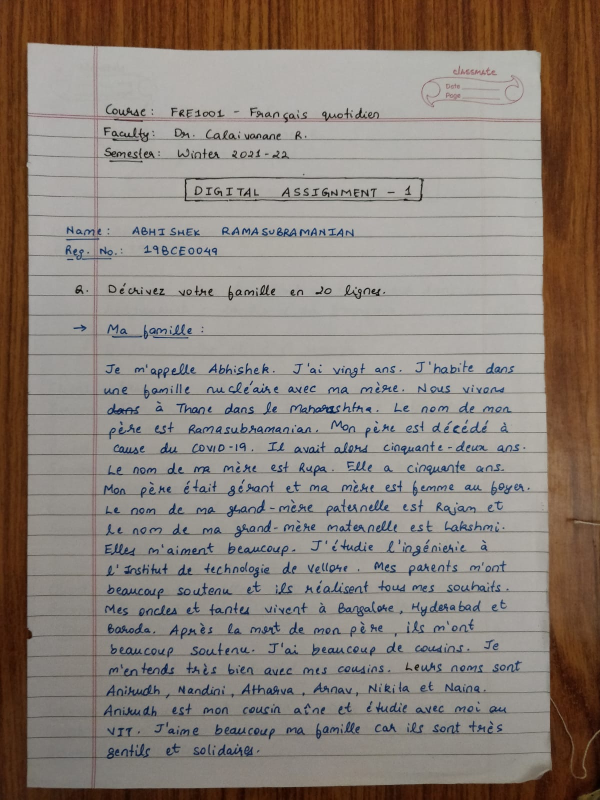
#> input picture ocr/test.jpeg, 1200 x 1599 px (shown at 1/2 size)
$ python temp2.py
#> lines starting #> are read from the running program, lines starting #| are printed output that depends on the picture; after the words box and inside, x2 and y2 are one past the last pixel; in counts of white or black regions, pixels touching at a corner belong together
import cv2
import pytesseract

pytesseract.pytesseract.tesseract_cmd = r"C:\Program Files\Tesseract-OCR\tesseract.exe"
cv2.namedWindow("output", cv2.WINDOW_NORMAL)
# Grayscale, Gaussian blur, Otsu's threshold
image = cv2.imread("test.jpeg")
#> image is the input picture: shape (1599, 1200, 3); mean B, G, R 122.6, 130.6, 140.7
gray = cv2.cvtColor(image, cv2.COLOR_BGR2GRAY)
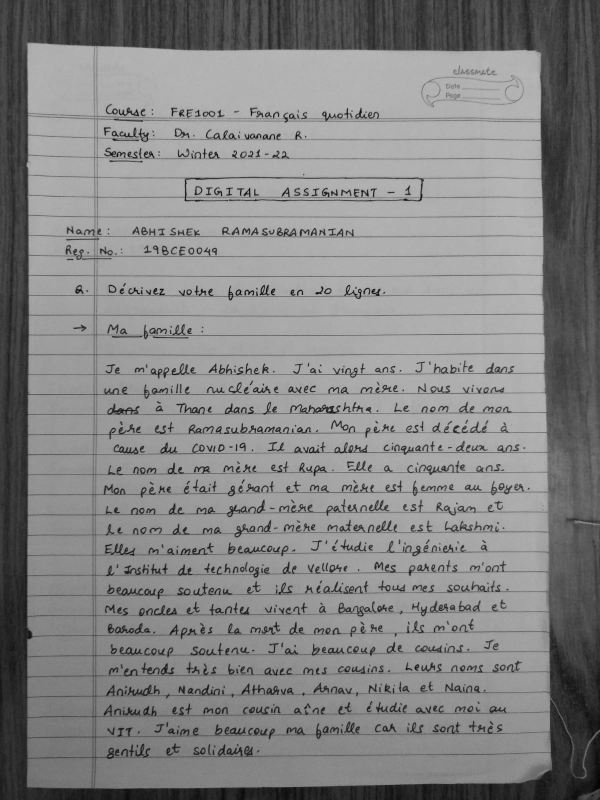
#> gray: shape (1599, 1200) (shown at 1/2 size); min 0, max 195, mean 132.7
blur = cv2.GaussianBlur(gray, (3, 3), 0)
# thresh = cv2.threshold(gray, 0, 255, cv2.THRESH_BINARY_INV + cv2.THRESH_OTSU)[1]
thresh = cv2.threshold(blur, 0, 255, cv2.THRESH_BINARY_INV + cv2.THRESH_OTSU)[1]
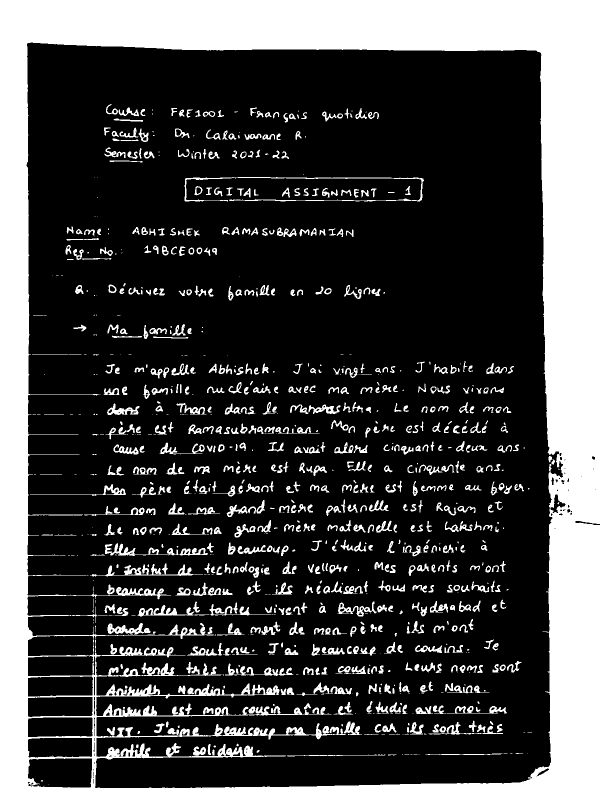
#> thresh: shape (1599, 1200) (shown at 1/2 size); 26.7% white; 979 white regions (305 under 20 px), largest, box (x1, y1, x2, y2) and area: (0, 0, 1200, 1599) 417330, (369, 354, 848, 403) 2188, (180, 1127, 406, 1154) 1584

# Morph open to remove noise and invert image
# kernel = cv2.getStructuringElement(cv2.MORPH_RECT, (3, 3))
# opening = cv2.morphologyEx(thresh, cv2.MORPH_OPEN, kernel, iterations=1)
# invert = 255 - opening
invert = 255 - thresh
invertS = cv2.resize(invert, (720, 1080))
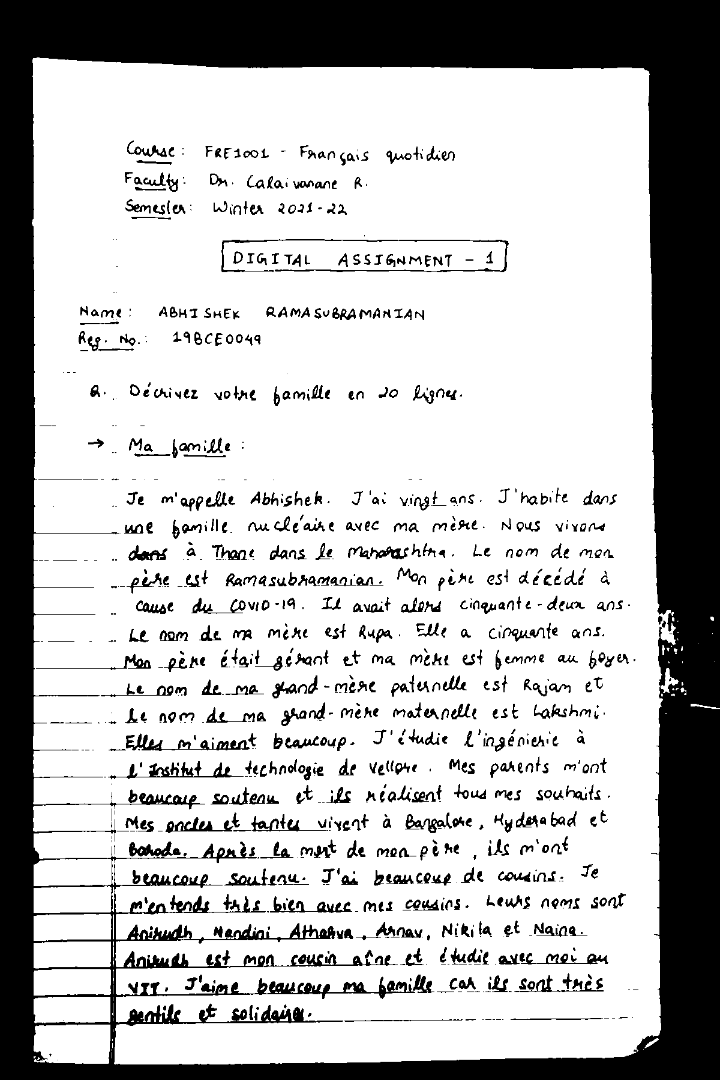
#> invertS: shape (1080, 720); min 0, max 255, mean 186.8
# Perform text extraction
#> (the run stopped early here; a loop or call above may not have finished)

$ run again, with ocr/another_sample_text.jpeg copied over ocr/test.jpeg
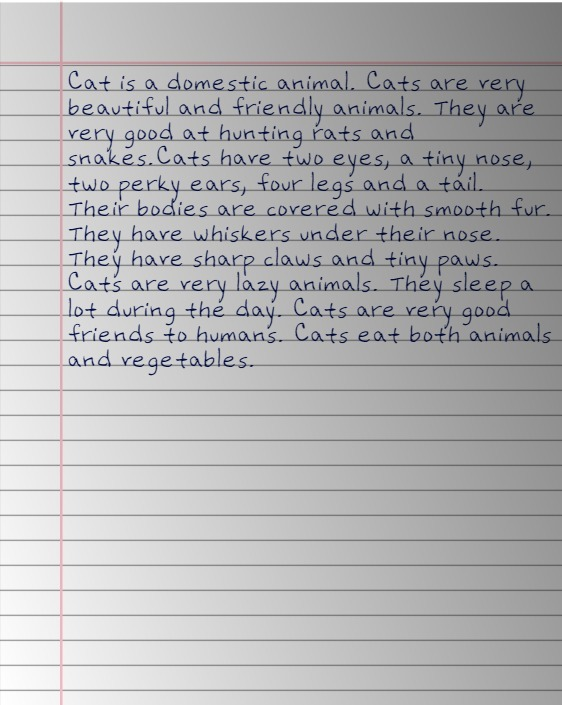
#> input picture ocr/another_sample_text.jpeg, 562 x 705 px
#> image is the input picture: shape (705, 562, 3); mean B, G, R 180, 178.5, 178.6
#> `thresh = cv2.threshold(blur, 0, 255, cv2.THRESH_BINARY_INV + cv2.THRES..`:
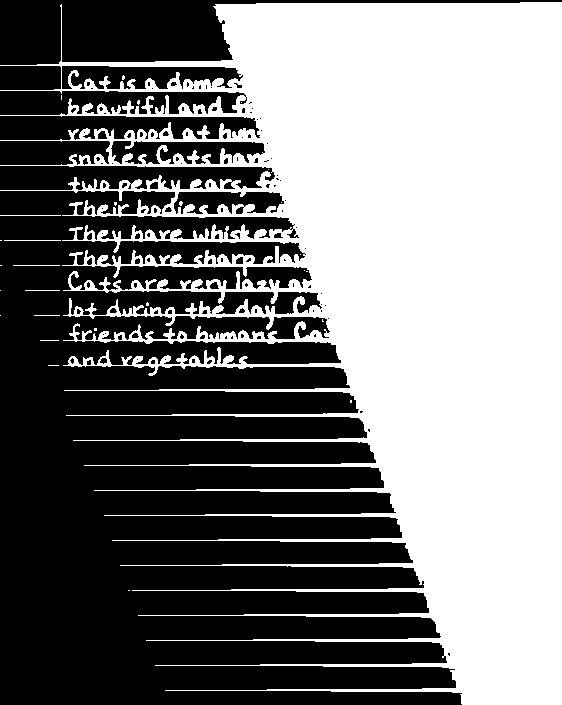
#> thresh: shape (705, 562); 47.7% white; 28 white regions (22 under 20 px), largest, box (x1, y1, x2, y2) and area: (0, 2, 562, 705) 188687, (0, 215, 61, 216) 61, (4, 240, 61, 241) 57, (13, 265, 60, 266) 47, (25, 290, 60, 291) 35, (34, 315, 60, 316) 26
#> `invertS = cv2.resize(invert, (720, 1080))`:
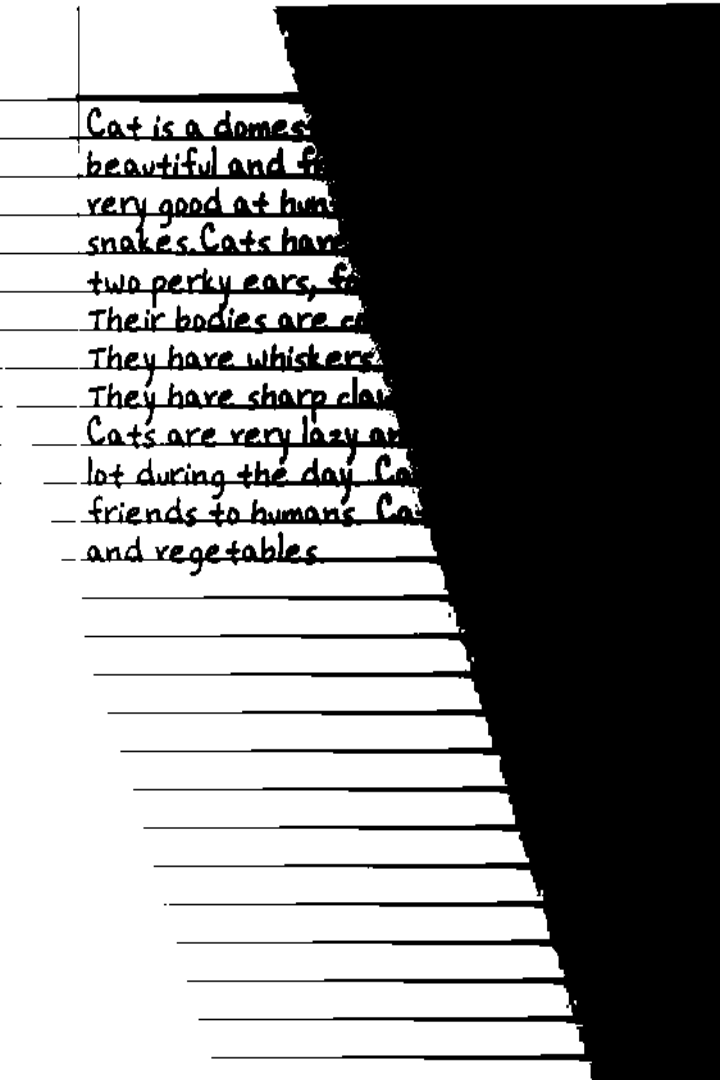
#> invertS: shape (1080, 720); min 0, max 255, mean 133.3

$ run again, with ocr/ocr.jpeg copied over ocr/test.jpeg
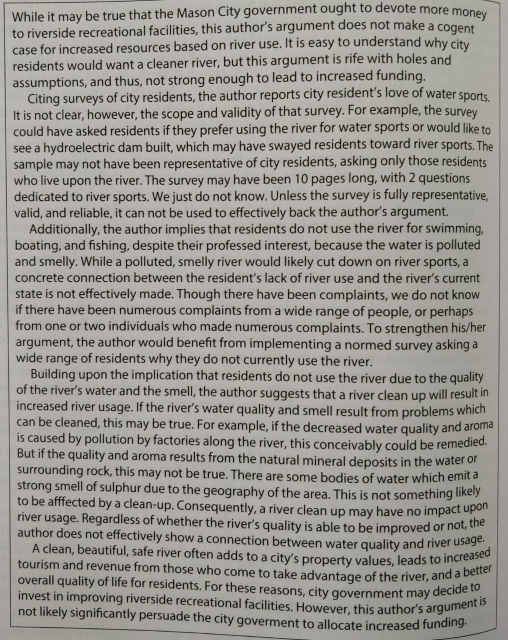
#> input picture ocr/ocr.jpeg, 1016 x 1280 px (shown at 1/2 size)
#> image is the input picture: shape (1280, 1016, 3); mean B, G, R 143.8, 149.2, 151.6
#> `thresh = cv2.threshold(blur, 0, 255, cv2.THRESH_BINARY_INV + cv2.THRES..`:
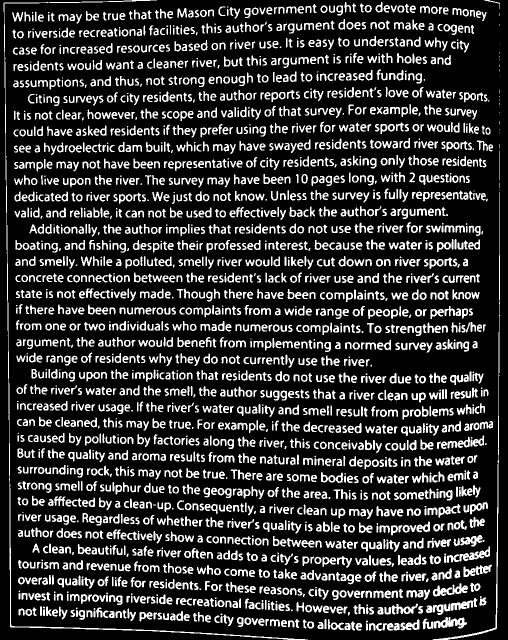
#> thresh: shape (1280, 1016) (shown at 1/2 size); 19.7% white; 2725 white regions (255 under 20 px), largest, box (x1, y1, x2, y2) and area: (7, 0, 616, 1280) 4292, (865, 384, 1000, 1280) 2044, (894, 1093, 980, 1126) 919
#> `invertS = cv2.resize(invert, (720, 1080))`:
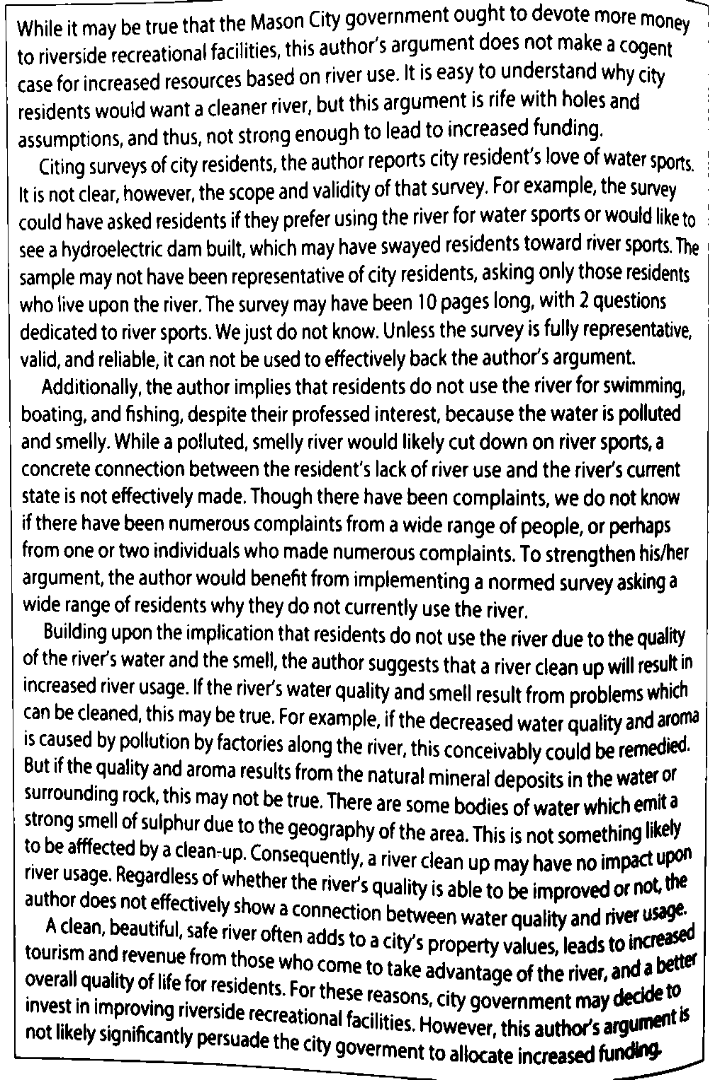
#> invertS: shape (1080, 720); min 0, max 255, mean 204.7
